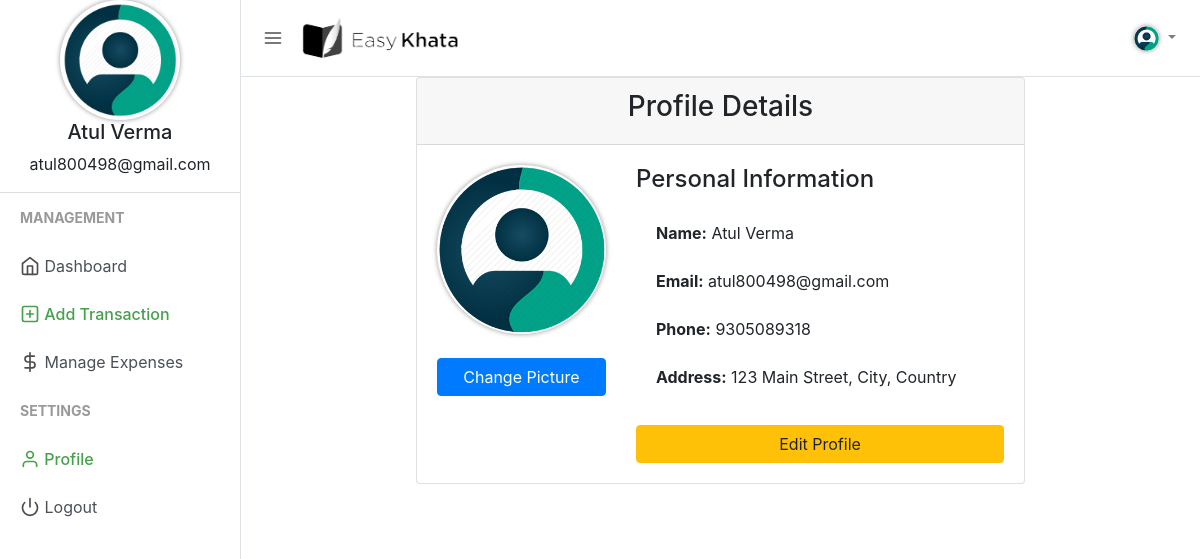
Screenshot of /Khata_Book/profile_detail.php (signed in) with the database file from the repository.
### tables this page shows
CREATE TABLE `user_details` (
  `UserID` int(11) NOT NULL,
  `FirstName` varchar(100) NOT NULL,
  `LastName` varchar(100) NOT NULL,
  `RegisteredOn` datetime DEFAULT current_timestamp()
);

CREATE TABLE `user_emails` (
  `EmailID` int(11) NOT NULL,
  `UserID` int(11) NOT NULL,
  `Email` varchar(255) NOT NULL
);

CREATE TABLE `user_contacts` (
  `ContactID` int(11) NOT NULL,
  `UserID` int(11) NOT NULL,
  `Phone` varchar(15) NOT NULL
);

### Khata_Book/db/fetch_userdetails.php (called while the page is built, shortened)
<?php
function fetch_userdetails($id)
{
    $conn = connection();
    $userID = $id;
    $query = mysqli_prepare($conn, "SELECT
            ud.FirstName,
            ud.LastName,
            ud.RegisteredOn,
            ue.Email,
            uc.Phone
        FROM
            user_details ud
        LEFT JOIN
            user_emails ue ON ud.UserId = ue.UserId
        LEFT JOIN
            user_contacts uc ON ud.UserId = uc.UserId
        WHERE
            ud.UserId = ?");
    mysqli_stmt_bind_param($query, "i", $userID);
    mysqli_stmt_execute($query);
    $result = mysqli_stmt_get_result($query);
    $row = mysqli_fetch_assoc($result);
    return $row;
}
function fetch_userphoto($id)
{
    $conn = connection();
    $userID = $id;
    $query = mysqli_prepare($conn, "Select Path from user_photos where UserID=? ORDER BY PhotoID DESC LIMIT 1");
    mysqli_stmt_bind_param($query, "i", $userID);
    mysqli_stmt_execute($query);
    $result = mysqli_stmt_get_result($query);
    $row = mysqli_fetch_assoc($result);
}

### Khata_Book/profile_detail.php (the view, shortened to what this page needs)
<?php
include_once "db/fetch_userdetails.php";
include_once "db/upload.php";
$userdetails = fetch_userdetails($username);
$firstname = $userdetails['FirstName'] ?? 'N/A';
$lastname = $userdetails['LastName'] ?? 'N/A';
$phone = $userdetails['Phone'] ?? 'N/A';
$email = $userdetails['Email'] ?? 'N/A';
$profilepicture = fetch_userphoto($username) ?? 'uploads/profile_default.png';
?>
<!DOCTYPE html>
<html lang="en">
<head>
    <link href="css/bootstrap.min.css" rel="stylesheet">
    <link href="css/style.css" rel="stylesheet">
</head>
<body>
    <div class="d-flex" id="wrapper">
        <div class="border-right" id="sidebar-wrapper">
            <div class="user">
                <img class="img img-fluid rounded-circle" src="<?php echo $profilepicture ?>" width="120">
                <h5><?php echo $firstname . " " . $lastname; ?></h5>
                <p><?php echo $email ?></p>
            </div>
            <div class="sidebar-heading">Management</div>
            <div class="list-group list-group-flush">
                <a href="index.php" class="list-group-item list-group-item-action"><span data-feather="home"></span>
                    Dashboard</a>
                    <a href="add_transaction.php" class="list-group-item list-group-item-action sidebar-active"><span data-feather="plus-square"></span> Add Transaction</a>
                    <a href="manage_expense.php" class="list-group-item list-group-item-action "><span
                        data-feather="dollar-sign"></span> Manage Expenses</a>
            </div>
            <div class="sidebar-heading">Settings </div>
            <div class="list-group list-group-flush">
                <a href="profile.php" class="list-group-item list-group-item-action sidebar-active"><span
                        data-feather="user"></span> Profile</a>
                <a href="logout.php" class="list-group-item list-group-item-action "><span data-feather="power"></span>
                    Logout</a>
            </div>
        </div>
        <div id="page-content-wrapper">
            <nav class="navbar navbar-expand-lg navbar-light  border-bottom">
                <button class="toggler" type="button" id="menu-toggle" aria-expanded="false">
                    <span data-feather="menu"></span>
                </button>
                <a class="navbar-brand nav-item" href="#">
                    <img src="icon/Khata.png" height="50" alt="">
                </a>
                <div class="collapse navbar-collapse" id="navbarSupportedContent">
                    <ul class="navbar-nav ml-auto mt-2 mt-lg-0">
                        <li class="nav-item dropdown">
                            <a class="nav-link dropdown-toggle" href="#" id="navbarDropdown" role="button"
                                data-toggle="dropdown" aria-haspopup="true" aria-expanded="false">
                                <img class="img img-fluid rounded-circle" src="<?php echo $profilepicture ?>" width="25">
                            </a>
                        </li>
                    </ul>
                </div>
            </nav>
            <div class="container-fluid">
    <div class="row justify-content-center">
        <div class="col-md-8">
            <div class="card">
                <div class="card-header text-center">
                    <h3>Profile Details</h3>
                </div>
                <div class="card-body">
                    <div class="row">
                        <div class="col-12 col-md-4 text-center mb-4 mb-md-0">
                            <img src="<?php echo $profilepicture ?>" alt="Profile Picture" class="profile-image img-fluid rounded-circle" height="200">
                            <br><br>
                            <a href="profile.php" class="btn btn-primary btn-block">Change Picture</a>
                        </div>
                        <div class="col-12 col-md-8">
                            <h4 class="mb-3">Personal Information</h4>
                            <ul class="list-group">
                                <li class="list-group-item"><strong>Name:</strong> <?php echo $firstname . " " . $lastname; ?></li>
                                <li class="list-group-item"><strong>Email:</strong> <?php echo $email ?></li>
                                <li class="list-group-item"><strong>Phone:</strong> <?php echo $phone ?></li>
                                <li class="list-group-item"><strong>Address:</strong> 123 Main Street, City, Country</li>
                            </ul>
                            <br>
                            <a href="profile.php" class="btn btn-warning btn-block">Edit Profile</a>
                        </div>
                    </div>
                </div>
            </div>
        </div>
    </div>
</div>
                    </div>
                </div>
</body>
</html>

### Khata_Book/css/style.css (style rules this page uses)
body { background-color: #efefef; }
.feather { width: 20px; height: 20px; stroke: #4d4d4d; stroke-width: 2; stroke-linecap: round; stroke-linejoin: round; fill: none; vertical-align: text-bottom; }
.list-group { background-color: #ffffff; }
.list-group-item { border: none; }
.user { text-align: center; border-bottom: 1px solid #ddd; }
.user img { padding: 3px; object-fit: cover; }
.img-fluid { max-width: 100%; box-shadow: 0px 0px 5px #00000069; aspect-ratio: 1; }
.toggler { color: #000; background-color: #fff; border: none; outline: none; }
.sidebar-active { color: #47a04b; font-weight: 500; }
.sidebar-active .feather { stroke: #47a04b; font-weight: 500; }
#wrapper { overflow-x: hidden; background-color: #fff; }
#sidebar-wrapper { min-height: 100vh; margin-left: -15rem; -webkit-transition: margin 0.25s ease-out; -moz-transition: margin 0.25s ease-out; -o-transition: margin 0.25s ease-out; transition: margin 0.25s ease-out; }
#sidebar-wrapper .sidebar-heading { padding: 0.875rem 1.25rem; font-size: 14px; font-weight: bold; text-transform: uppercase; color: #999; }
#sidebar-wrapper .list-group { width: 15rem; }
#page-content-wrapper { min-width: 100vw; }
@media (min-width: 768px) { #sidebar-wrapper { margin-left: 0; } }
@media (min-width: 768px) { #page-content-wrapper { min-width: 0; width: 100%; } }
.card { margin-bottom: 10px; }
.container-fluid { margin-right: 20px; }

### Khata_Book/profile_detail.php (style rules this page uses)
h5 { font-size: 1.25rem; text-transform: capitalize; }

### rows the page displays
user_details: FirstName "Atul", LastName "Verma", user_emails.Email "atul800498@gmail.com", user_contacts.Phone "9305089318"
